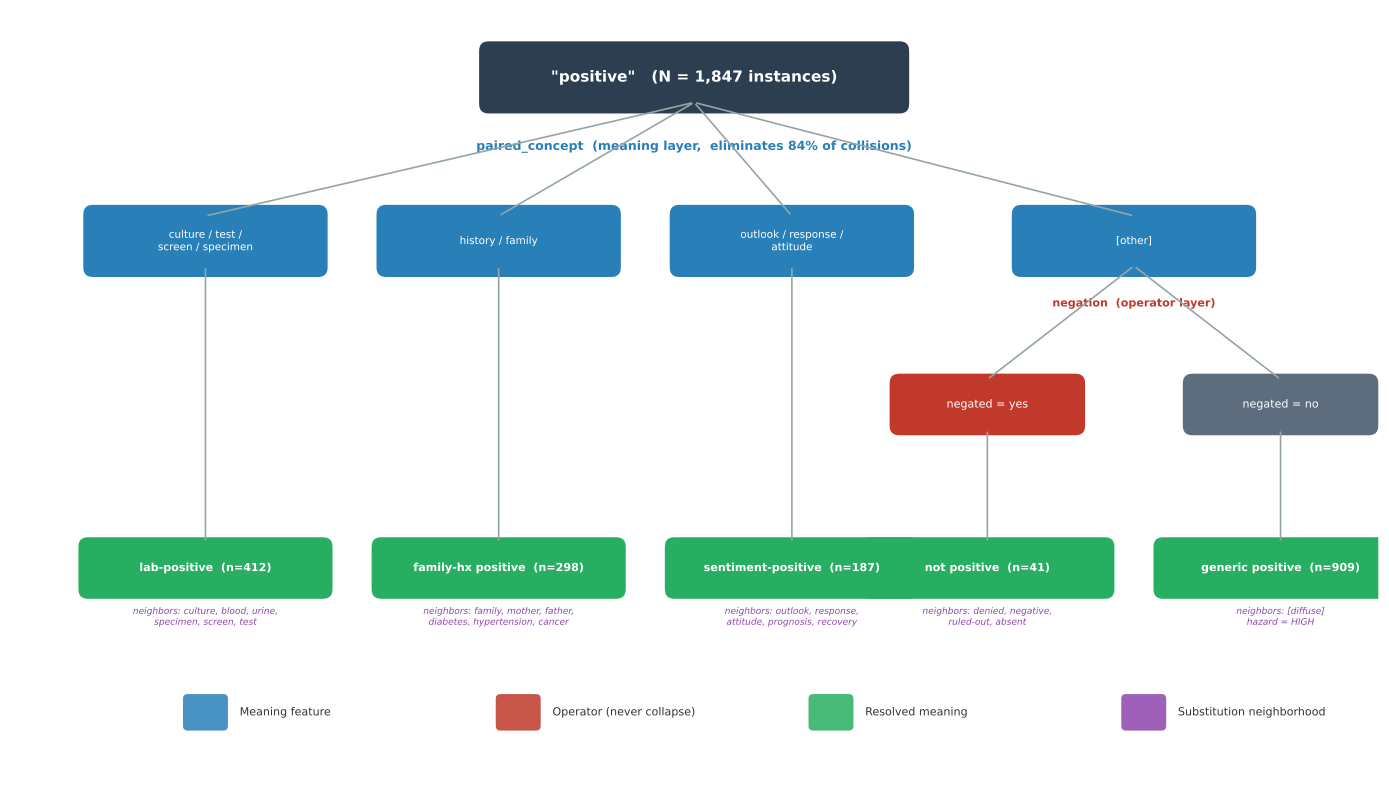

Generate this figure with Python:
"""
Generate Figure 1: Semantic Routing Tree for "positive" in clinical text.
Shows how the discriminator ladder progressively routes instances to resolved meanings.
"""
import matplotlib
matplotlib.use("Agg")
import matplotlib.pyplot as plt
import matplotlib.patches as mpatches
from matplotlib.patches import FancyBboxPatch

# ── colour palette ──────────────────────────────────────────────────
C_ROOT   = "#2c3e50"   # dark slate
C_MEAN   = "#2980b9"   # meaning feature (blue)
C_OP     = "#c0392b"   # operator feature (red)
C_EXPR   = "#7f8c8d"   # expression feature (grey)
C_LEAF   = "#27ae60"   # resolved meaning (green)
C_EDGE   = "#95a5a6"
C_NEIGH  = "#8e44ad"   # neighborhood text (purple)

fig, ax = plt.subplots(figsize=(14, 8))
fig.patch.set_facecolor("white")
ax.set_xlim(-0.5, 13.5)
ax.set_ylim(-0.5, 7.5)
ax.axis("off")

# ── helper: draw a box with text ────────────────────────────────────
def box(x, y, text, color, fontsize=8.5, width=1.8, height=0.48, alpha=1.0,
        fontweight="normal", fontcolor="white", style="round,pad=0.1"):
    b = FancyBboxPatch((x - width/2, y - height/2), width, height,
                        boxstyle=style, facecolor=color, edgecolor="none",
                        alpha=alpha, zorder=3)
    ax.add_patch(b)
    ax.text(x, y, text, ha="center", va="center", fontsize=fontsize,
            fontweight=fontweight, color=fontcolor, zorder=4)
    return (x, y)

def edge(x1, y1, x2, y2, label="", color=C_EDGE, lw=1.2):
    ax.annotate("", xy=(x2, y2 + 0.26), xytext=(x1, y1 - 0.26),
                arrowprops=dict(arrowstyle="-", color=color, lw=lw))

def leaf_box(x, y, meaning, n, neighbors):
    """Green leaf with meaning label + neighbor list below."""
    box(x, y, f"{meaning}  (n={n})", C_LEAF, fontsize=8, width=2.4,
        height=0.44, fontweight="bold")
    ax.text(x, y - 0.40, neighbors, ha="center", va="top",
            fontsize=6.5, color=C_NEIGH, style="italic", zorder=4)

# ── Y levels ────────────────────────────────────────────────────────
Y0 = 6.8   # root
Y1 = 5.1   # paired_concept split
Y2 = 3.4   # negation split
Y3 = 1.7   # leaves

# ══════════════════════════════════════════════════════════════════════
#  ROOT
# ══════════════════════════════════════════════════════════════════════
box(6.5, Y0, '"positive"   (N = 1,847 instances)', C_ROOT,
    fontsize=11, width=4.2, height=0.55, fontweight="bold")

# ── Level 1: paired_concept (MEANING feature) ──────────────────────
ax.text(6.5, Y0 - 0.72, "paired_concept  (meaning layer,  eliminates 84% of collisions)",
        ha="center", va="center", fontsize=9, fontweight="bold", color=C_MEAN)

# branches
L1_x = [1.5, 4.5, 7.5, 11.0]
L1_labels = ["culture / test /\nscreen / specimen", "history / family",
             "outlook / response /\nattitude", "[other]"]

for xp, lab in zip(L1_x, L1_labels):
    box(xp, Y1, lab, C_MEAN, fontsize=7.5, width=2.3, height=0.55)
    edge(6.5, Y0, xp, Y1)

# ── Level 2: negation on [other] branch only ────────────────────────
ax.text(11.0, Y1 - 0.65, "negation  (operator layer)",
        ha="center", va="center", fontsize=8, fontweight="bold", color=C_OP)

box(9.5, Y2, "negated = yes", C_OP, fontsize=8, width=1.8, height=0.44)
box(12.5, Y2, "negated = no", "#5d6d7e", fontsize=8, width=1.8, height=0.44)
edge(11.0, Y1, 9.5, Y2)
edge(11.0, Y1, 12.5, Y2)

# ── Leaves ──────────────────────────────────────────────────────────
leaf_box(1.5, Y3, "lab-positive", 412,
         "neighbors: culture, blood, urine,\nspecimen, screen, test")

leaf_box(4.5, Y3, "family-hx positive", 298,
         "neighbors: family, mother, father,\ndiabetes, hypertension, cancer")

leaf_box(7.5, Y3, "sentiment-positive", 187,
         "neighbors: outlook, response,\nattitude, prognosis, recovery")

leaf_box(9.5, Y3, "not positive", 41,
         "neighbors: denied, negative,\nruled-out, absent")

leaf_box(12.5, Y3, "generic positive", 909,
         "neighbors: [diffuse]\nhazard = HIGH")

# edges from L1 to leaves (first 3 go straight down)
edge(1.5, Y1, 1.5, Y3)
edge(4.5, Y1, 4.5, Y3)
edge(7.5, Y1, 7.5, Y3)
# last two come from L2
edge(9.5, Y2, 9.5, Y3)
edge(12.5, Y2, 12.5, Y3)

# ── Legend ──────────────────────────────────────────────────────────
legend_y = 0.2
legend_items = [
    (C_MEAN,  "Meaning feature"),
    (C_OP,    "Operator (never collapse)"),
    (C_LEAF,  "Resolved meaning"),
    (C_NEIGH, "Substitution neighborhood"),
]
for i, (c, lab) in enumerate(legend_items):
    xp = 1.5 + i * 3.2
    ax.add_patch(FancyBboxPatch((xp - 0.18, legend_y - 0.14), 0.36, 0.28,
                 boxstyle="round,pad=0.05", facecolor=c, edgecolor="none", alpha=0.85))
    ax.text(xp + 0.35, legend_y, lab, fontsize=8, va="center", color="#333333")

plt.tight_layout()
out = r"C:\Users\User\Dropbox\ExcelDataDump\memory_lab\paper\fig_routing_tree.pdf"
fig.savefig(out, bbox_inches="tight", dpi=300)
out_png = out.replace(".pdf", ".png")
fig.savefig(out_png, bbox_inches="tight", dpi=200)
print(f"Saved: {out}")
print(f"Saved: {out_png}")
